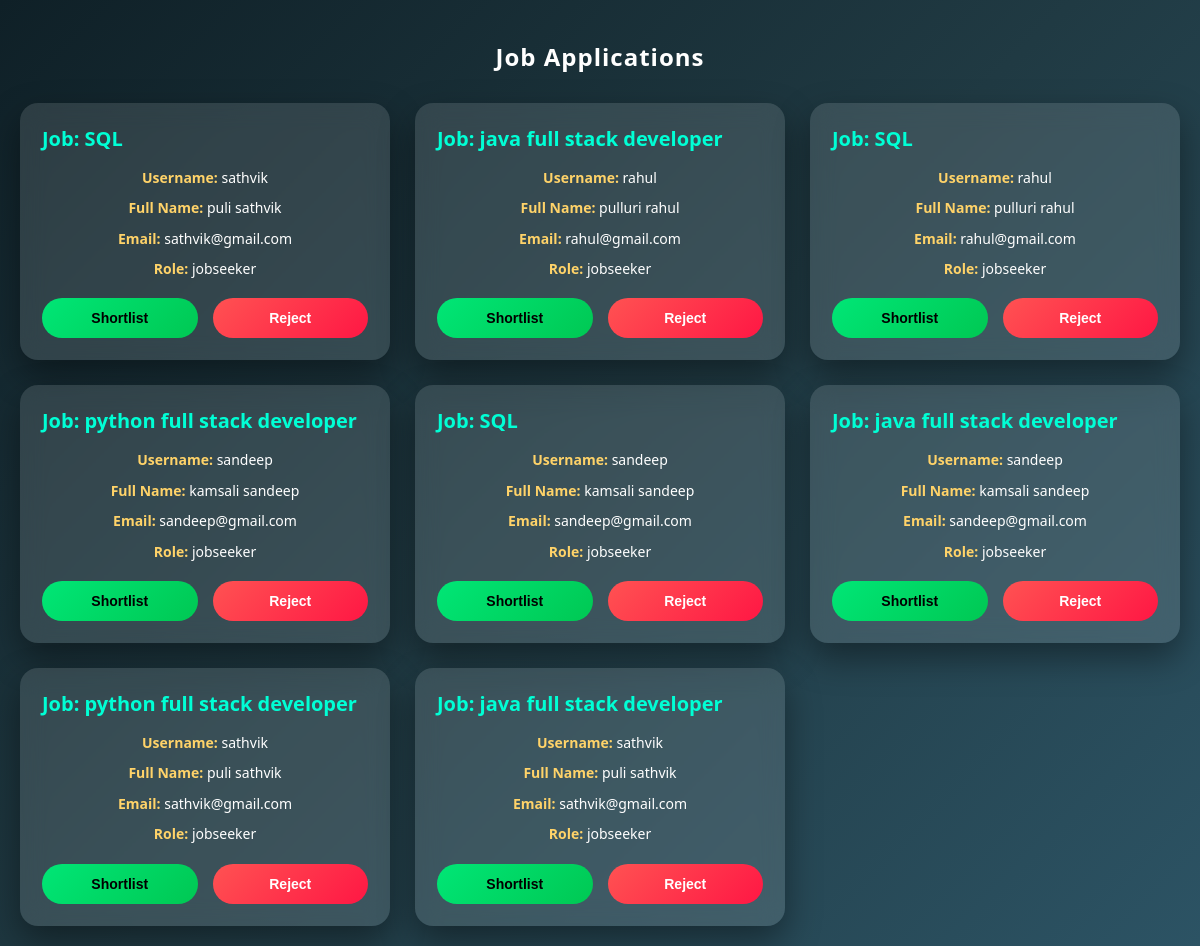
The page /applications/view/ (signed in) on the database as committed earlier.
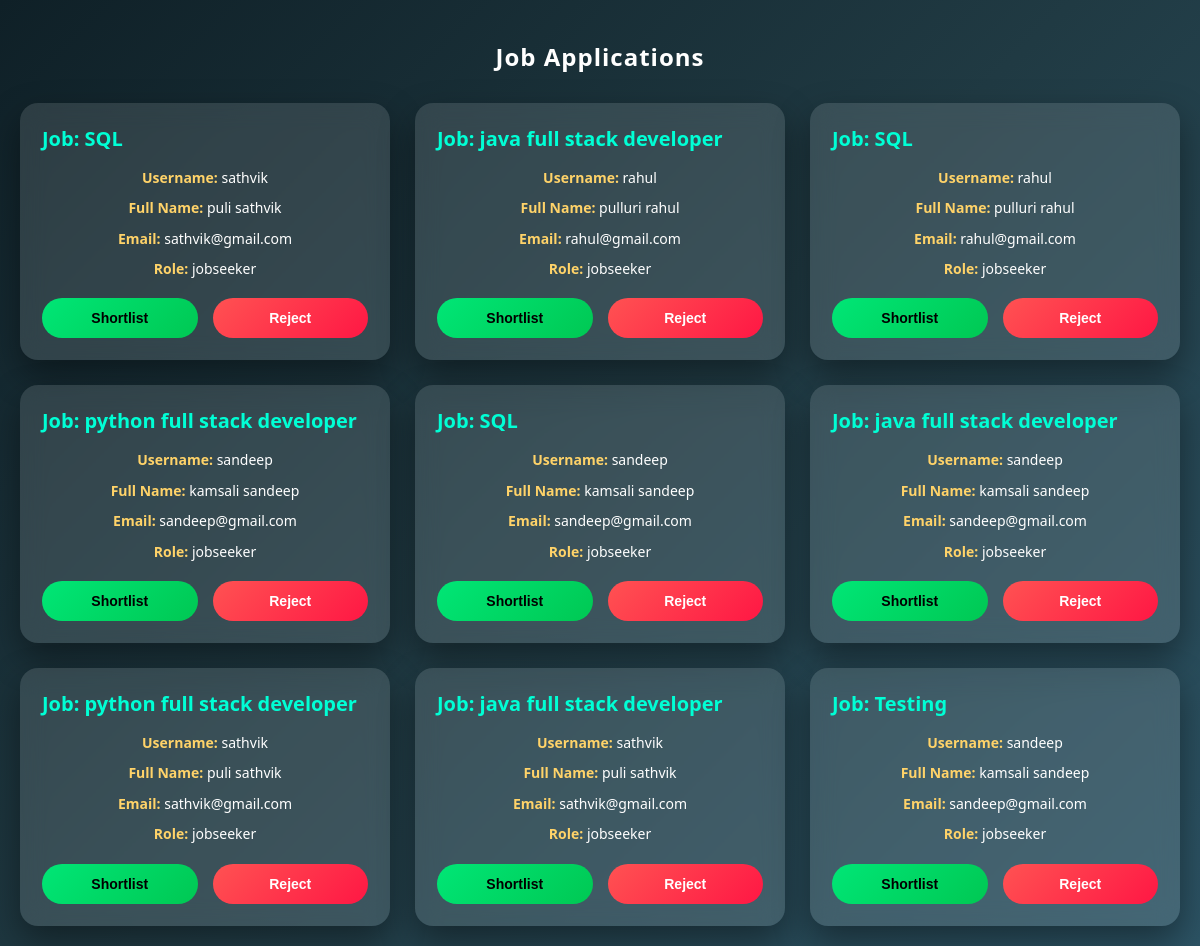
The same page on the database as committed later.
### applications/models.py (models this page shows, shortened)
class Application(models.Model):
    job=models.ForeignKey(Job,on_delete=models.CASCADE)
    applicant=models.ForeignKey(User,on_delete=models.CASCADE)
    STATUS_CHOICES = (
        ('applied', 'Applied'),
        ('shortlisted', 'Shortlisted'),
        ('rejected', 'Rejected'),
    )
    status = models.CharField(
        max_length=20,
        choices=STATUS_CHOICES,
        default='applied'
    )
    applied_at=models.DateTimeField(auto_now_add=True)
    class Meta:
        unique_together = ("job", "applicant")# prevents duplicate applications

### jobs/models.py (models this page shows, shortened)
class Job(models.Model):
    title=models.CharField(max_length=100)
    company=models.CharField(max_length=100)
    description=models.TextField()
    recruiter=models.ForeignKey(User,on_delete=models.CASCADE)
    created_at=models.DateTimeField(auto_now_add=True)

### accounts/models.py (models this page shows, shortened)
class User(AbstractUser):
    ROLE_CHOICES = (
        ('recruiter', 'Recruiter'),
        ('jobseeker', 'Job Seeker'),
        ('admin', 'Admin'),
    )
    role = models.CharField(
        max_length=20,
        choices=ROLE_CHOICES,
        default='jobseeker',
        blank=False,
        null=False
    )

### applications/views.py (the view)
# urls.py: path('view/',view_applications,name='view_applications'),
@login_required
def view_applications(request):
    if request.user.is_superuser:
        return redirect("/admin/")
    if request.user.role != "recruiter":
        return redirect("jobseeker_dashboard")
    applications = Application.objects.all()
    return render(
        request,
        "applications/application_list.html",
        {"applications": applications}
    )

### applications/templates/applications/application_list.html (shortened to what this page needs)
{% load static %}
<!DOCTYPE html>
<html>
<head>
  <link rel="stylesheet" href="{% static 'applications/css/applications.css' %}">
</head>
<body>
  <h2>Job Applications</h2>
  {% if applications %}
  <div class="applications-container">
    {% for app in applications %}
    <div class="application-card">
      <h3>Job: {{ app.job.title }}</h3>
      <p><strong>Username:</strong> {{ app.applicant.username }}</p>
      <p><strong>Full Name:</strong>
        {{ app.applicant.first_name }} {{ app.applicant.last_name }}
      </p>
      <p><strong>Email:</strong> {{ app.applicant.email }}</p>
      <p><strong>Role:</strong> {{ app.applicant.role }}</p>
      <div class="action-buttons">
        <button class="btn shortlist-btn" data-id="{{ app.id }}">
          Shortlist
        </button>
        <button class="btn reject-btn" data-id="{{ app.id }}">
          Reject
        </button>
      </div>
    </div>
    {% endfor %}
  </div>
  {% else %}
  <p>No applications yet.</p>
  {% endif %}
</body>
</html>

### applications/static/applications/css/applications.css (style rules this page uses)
body { margin: 0; padding: 20px; font-family: "Segoe UI", Tahoma, Geneva, Verdana, sans-serif; background: linear-gradient(135deg, #0f2027, #203a43, #2c5364); color: #ffffff; }
h2 { text-align: center; margin-bottom: 30px; letter-spacing: 1px; }
.applications-container { display: grid; grid-template-columns: repeat(auto-fit, minmax(320px, 1fr)); gap: 25px; max-width: 1200px; margin: auto; }
.application-card { background: rgba(255, 255, 255, 0.12); backdrop-filter: blur(12px); border-radius: 18px; padding: 22px; box-shadow: 0 15px 35px rgba(0,0,0,0.4); transition: all 0.35s ease; position: relative; overflow: hidden; }
.application-card::before { content: ""; position: absolute; top: 0; left: -100%; width: 100%; height: 100%; background: linear-gradient( 120deg, transparent, rgba(255,255,255,0.2), transparent ); transition: 0.6s; }
.application-card h3 { margin-top: 0; margin-bottom: 15px; color: #00ffd5; font-size: 20px; }
.application-card p { margin: 8px 0; font-size: 14px; line-height: 1.6; }
.application-card strong { color: #ffd369; }
p { text-align: center; font-size: 18px; }
.action-buttons { display: flex; justify-content: space-between; margin-top: 18px; gap: 15px; }
.btn { flex: 1; padding: 12px 0; border: none; border-radius: 30px; font-size: 14px; font-weight: bold; cursor: pointer; transition: all 0.3s ease; }
.shortlist-btn { background: linear-gradient(135deg, #00e676, #00c853); color: #000; }
.reject-btn { background: linear-gradient(135deg, #ff5252, #ff1744); color: #fff; }

Rows that differ between the two databases and show on the page:
added Application: job "Testing", applicant.username "sandeep", applicant.first_name "kamsali", applicant.last_name "sandeep", applicant.email "sandeep@gmail.com", applicant.role "jobseeker"
